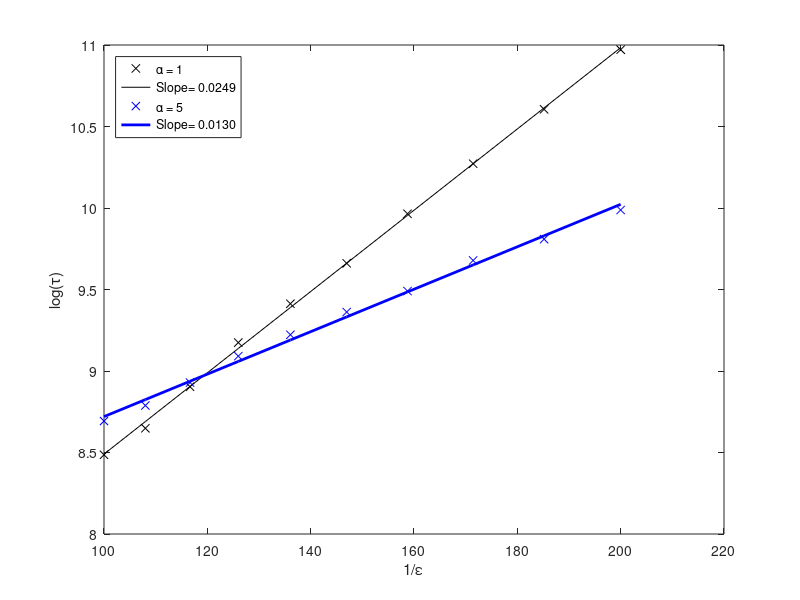

Write the MATLAB code that produced this figure.
eps_range = logspace(log10(1/200), log10(1/100), 10);
fit_x = 1./eps_range;
mean_times_5 = [2.1759e4 1.8192e4 1.5965e4 1.3233e4 1.1635e4 1.0121e4 8.8772e3 7.5472e3 6.5578e3 5.9606e3];
mean_times_1 = [5.8185e4 4.0357e4 2.8903e4 2.1261e4 1.5688e4 1.2242e4 9.6482e3 7.3557e3 5.7020e3 4.8464e3];
fit_y_5 = log(mean_times_5);
fit_y_1 = log(mean_times_1);

p5 = polyfit(fit_x(1:10), fit_y_5(1:10), 1);
p1 = polyfit(fit_x(1:10), fit_y_1(1:10), 1);
p5(1)


plot(fit_x, fit_y_1, 'kx', fit_x, p1(1)*fit_x+p1(2), 'k-', fit_x, fit_y_5, 'bx', fit_x, p5(1)*fit_x+p5(2), 'b-', "LineWidth", 2, "MarkerSize", 10)
xlabel('1/\epsilon'); ylabel('log(\tau)');
legend('\alpha = 1', 'Slope= 0.0249', '\alpha = 5', 'Slope= 0.0130', "Location", 'northwest')
